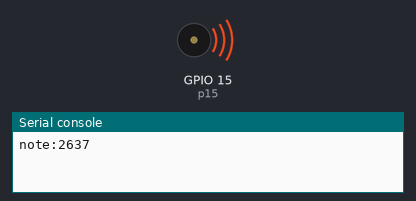
Bench run of a program on a simulated ESP32 board running MicroPython. Parts: buzzer (waves = sounding), the last lines printed to the serial console. At 15.5 s the program stops and its outputs stay as they are.

Above: at 0.1 s.
At 14.6 s:
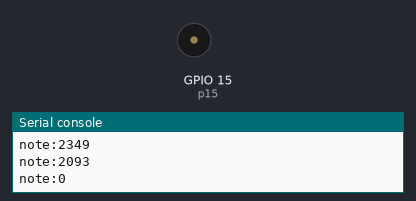
Timing chart, 0 to 16.1 s (numbered marks = the images above):
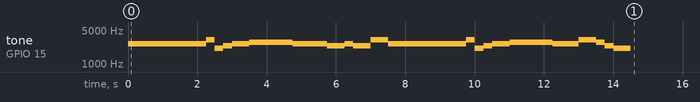

Measured:
- by itself, tone on GPIO 15 (p15): plays 2637 Hz for 2.3 s, 3136 Hz for 0.25 s, 2093 Hz for 0.25 s, 2349 Hz for 0.25 s, 2637 Hz for 0.50 s, 2794 Hz for 1.3 s … (22 notes in this stretch)

The program:

buzzer.py
```python
from machine import Pin
from machine import PWM
from time import sleep_ms


def active_buzzer():
    p15 = Pin(15, Pin.OUT)
    for i in range(10):
        p15.value(1)  # off
        sleep_ms(200)
        p15.value(0)  # on
        sleep_ms(200)

    p15.value(1)  # shut


class BUZZER:
    def __init__(self, sig_pin):
        self.pwm = PWM(Pin(sig_pin, Pin.OUT))

    def play(self, melodies, wait, duty):
        for note in melodies:
            print("note:{}".format(note))
            if note:
                self.pwm.freq(note)
            self.pwm.duty(duty)
            sleep_ms(wait)
        # 暂停PWM，将占空比设置为0
        self.pwm.duty(0)


def passive_buzzer():
    # 音符与对应的的频率
    B0 = 31
    C1 = 33
    CS1 = 35
    D1 = 37
    DS1 = 39
    E1 = 41
    F1 = 44
    FS1 = 46
    G1 = 49
    GS1 = 52
    A1 = 55
    AS1 = 58
    B1 = 62
    C2 = 65
    CS2 = 69
    D2 = 73
    DS2 = 78
    E2 = 82
    F2 = 87
    FS2 = 93
    G2 = 98
    GS2 = 104
    A2 = 110
    AS2 = 117
    B2 = 123
    C3 = 131
    CS3 = 139
    D3 = 147
    DS3 = 156
    E3 = 165
    F3 = 175
    FS3 = 185
    G3 = 196
    GS3 = 208
    A3 = 220
    AS3 = 233
    B3 = 247
    C4 = 262
    CS4 = 277
    D4 = 294
    DS4 = 311
    E4 = 330
    F4 = 349
    FS4 = 370
    G4 = 392
    GS4 = 415
    A4 = 440
    AS4 = 466
    B4 = 494
    C5 = 523
    CS5 = 554
    D5 = 587
    DS5 = 622
    E5 = 659
    F5 = 698
    FS5 = 740
    G5 = 784
    GS5 = 831
    A5 = 880
    AS5 = 932
    B5 = 988
    C6 = 1047
    CS6 = 1109
    D6 = 1175
    DS6 = 1245
    E6 = 1319
    F6 = 1397
    FS6 = 1480
    G6 = 1568
    GS6 = 1661
    A6 = 1760
    AS6 = 1865
    B6 = 1976
    C7 = 2093
    CS7 = 2217
    D7 = 2349
    DS7 = 2489
    E7 = 2637
    F7 = 2794
    FS7 = 2960
    G7 = 3136
    GS7 = 3322
    A7 = 3520
    AS7 = 3729
    B7 = 3951
    C8 = 4186
    CS8 = 4435
    D8 = 4699
    DS8 = 4978

    jingle = [
        E7, E7, E7, 0,
        E7, E7, E7, 0,
        E7, G7, C7, D7, E7, 0,
        F7, F7, F7, F7, F7, E7, E7, E7, E7, D7, D7, E7, D7, 0, G7, 0,
        E7, E7, E7, 0,
        E7, E7, E7, 0,
        E7, G7, C7, D7, E7, 0,
        F7, F7, F7, F7, F7, E7, E7, E7, G7, G7, F7, D7, C7, 0
    ]

    buzzer = BUZZER(15)
    buzzer.play(jingle, 250, 512)
    sleep_ms(1000)


def main():
    # active_buzzer()
    passive_buzzer()


if __name__ == '__main__':
    main()
```
